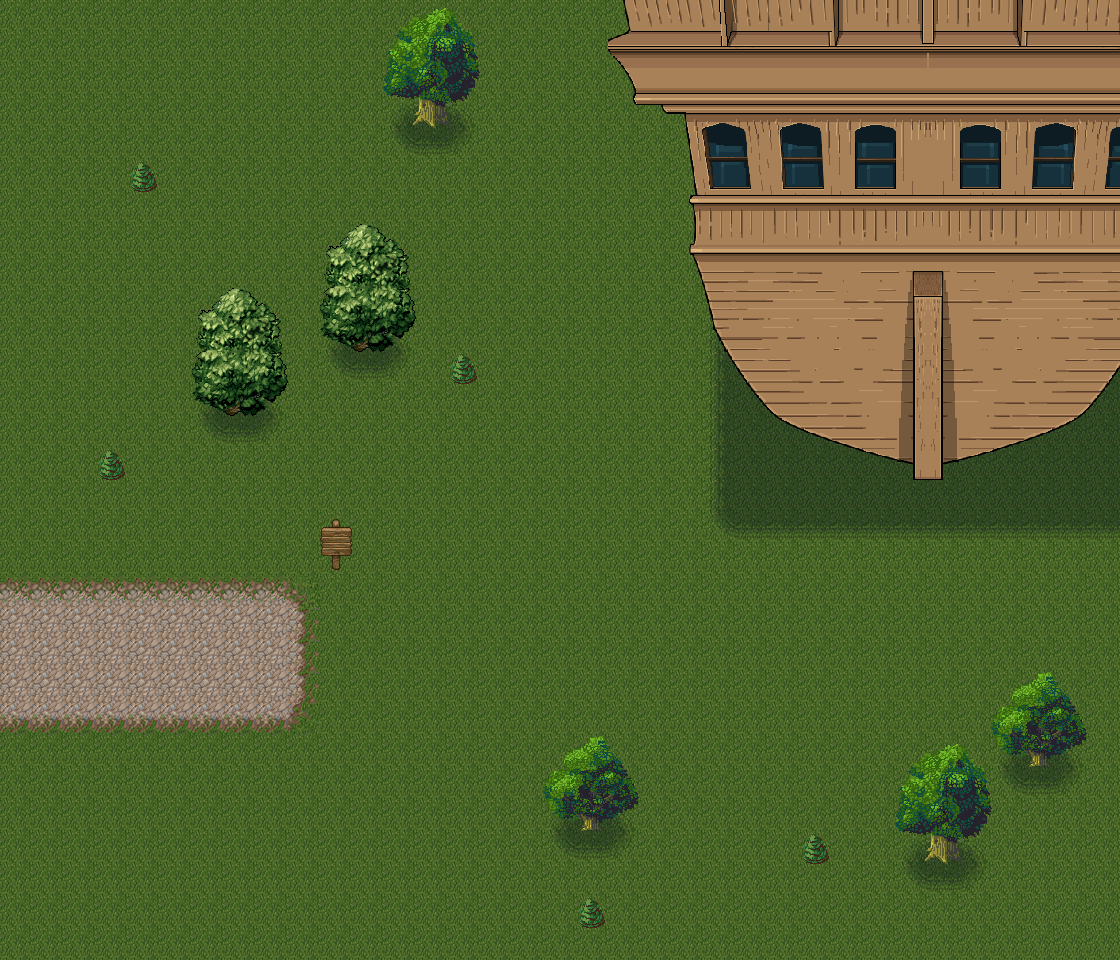

This game map was drawn from its Tiled (.tmx) file and the tilesets committed beside it. A one-line description and the trimmed map source follow:
An orthogonal 35x30 tile map with 32x32 px tiles, 6 tile layers (ground, subdetail, detail, collision, ...) and 3 objects.

<map version="1.0" tiledversion="1.1.4" orientation="orthogonal" renderorder="right-down" width="35" height="30" tilewidth="32" tileheight="32" infinite="0" nextobjectid="15">
 <tileset firstgid="1" name="_WORLD-TILES-MASTER" tilewidth="32" tileheight="32" tilecount="3040" columns="40">
  <image source="_WORLD-TILES-MASTER.png" width="1280" height="2432" />
 </tileset>
 <layer name="ground" width="35" height="30">
  <data>[1050 cells, 1050 non-empty, 9 distinct tile ids]</data>
 </layer>
 <layer name="subdetail" width="35" height="30">
  <data>[1050 cells, 83 non-empty, 5 distinct tile ids]</data>
 </layer>
 <layer name="detail" width="35" height="30">
  <data>[1050 cells, 42 non-empty, 9 distinct tile ids]</data>
 </layer>
 <layer name="collision" width="35" height="30">
  <data>[1050 cells, 180 non-empty, 95 distinct tile ids]</data>
 </layer>
 <objectgroup name="objects">
  <object id="11" gid="1348" x="-4" y="648" width="32" height="32">
   <properties>
    <property name="coords" value="0,560" />
    <property name="key" value="mapChange" />
    <property name="stage" value="kq02-palace-00" />
    <property name="type" value="mapChange" />
   </properties>
  </object>
  <object id="13" gid="1348" x="-4" y="712" width="32" height="32">
   <properties>
    <property name="coords" value="0,560" />
    <property name="key" value="mapChange" />
    <property name="stage" value="kq02-palace-00" />
    <property name="type" value="mapChange" />
   </properties>
  </object>
  <object id="14" gid="1352" x="304" y="576" width="32" height="32">
   <properties>
    <property name="function" value="init-sign" />
    <property name="message" value="Edmonton" />
    <property name="objectType" value="sign" />
    <property name="type" value="object" />
   </properties>
  </object>
 </objectgroup>
 <layer name="subforeground" width="35" height="30">
  <data>[1050 cells, 88 non-empty, 58 distinct tile ids]</data>
 </layer>
 <layer name="foreground" width="35" height="30">
  <data>[1050 cells, 0 non-empty, 0 distinct tile ids]</data>
 </layer>
</map>
